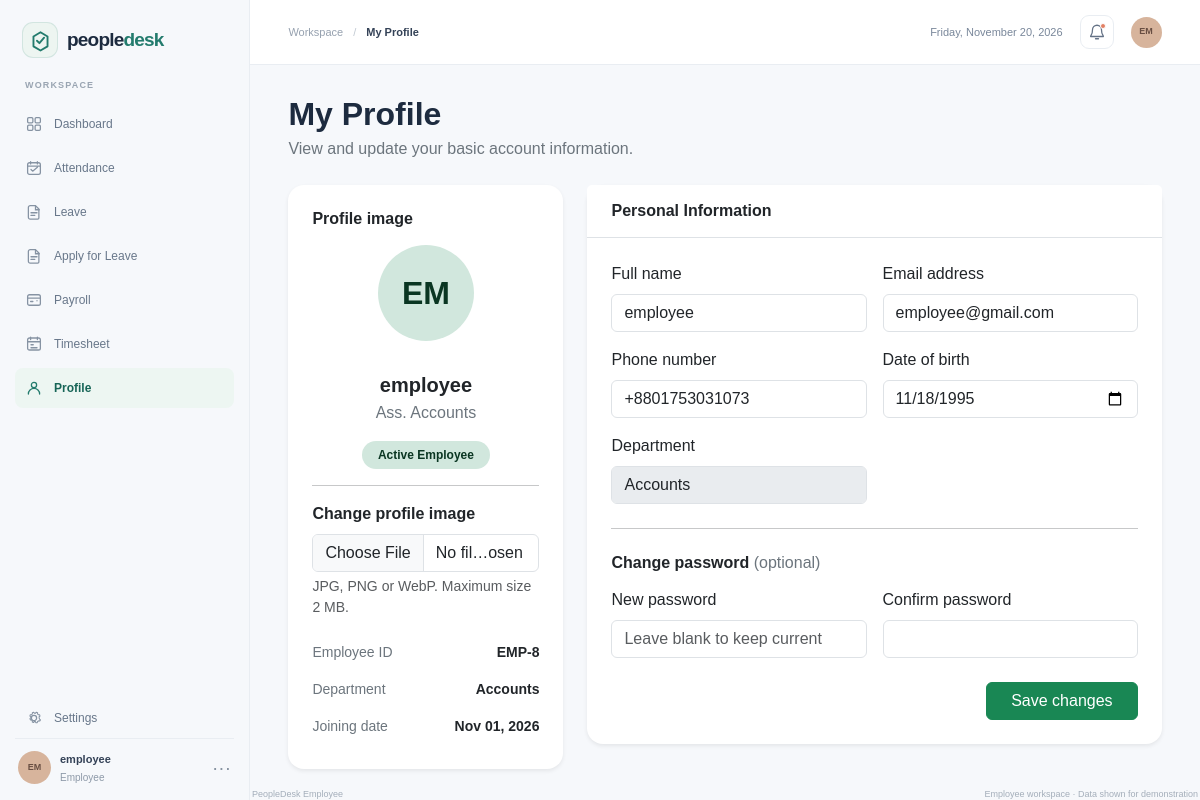
/employee/profile/profile.php (signed in), run on the app's committed database.
### tables this page shows
CREATE TABLE `employees` (
  `employee_id` int NOT NULL,
  `name` varchar(150) NOT NULL,
  `email` varchar(150) NOT NULL,
  `temporary_password` varchar(250) NOT NULL,
  `department` varchar(100) NOT NULL,
  `designation` varchar(150) NOT NULL,
  `basic_salary` decimal(10,0) NOT NULL,
  `joining_date` date NOT NULL,
  `birth_date` date DEFAULT NULL,
  `role` enum('admin','hr','employee','') NOT NULL,
  `phone` varchar(15) NOT NULL,
  `profile_picture` varchar(255) DEFAULT NULL,
  `user_id` int DEFAULT NULL
);

### employee/profile/profile.php (the view, shortened to what this page needs)
<?php
include_once("../../config/db.php");
$employeeId = (int) $_SESSION['employee_id'];
$stmt = $conn->prepare(
    "SELECT employee_id, name, email, phone, department, designation, joining_date, birth_date,
            basic_salary, profile_picture
     FROM employees
     WHERE employee_id = ?"
);
$stmt->bind_param("i", $employeeId);
$stmt->execute();
$profile = $stmt->get_result()->fetch_assoc();
$initials = strtoupper(substr(preg_replace('/\s+/', '', $profile['name']), 0, 2));
?>
<!doctype html>
<html lang="en">
<head>
    <link href="https://cdn.jsdelivr.net/npm/bootstrap@5.3.3/dist/css/bootstrap.min.css" rel="stylesheet">
    <link rel="stylesheet" href="../../assets/admin.css">
</head>
<body>
<div class="app-shell">
    <?php include_once('../includes/sidebar.php'); ?>
    <main class="main-content">
        <?php $pageTitle = 'My Profile'; include_once('../includes/topbar.php'); ?>
        <div class="dashboard-content">
            <div class="mb-4">
                <h1 class="h2 fw-bold mb-1">My Profile</h1>
                <p class="text-secondary mb-0">View and update your basic account information.</p>
            </div>
            <div class="row g-4">
                <div class="col-12 col-lg-4">
                    <div class="card border-0 shadow-sm rounded-4 h-100">
                        <div class="card-body text-center p-4">
                            <h2 class="h6 fw-bold mb-3 text-start">Profile image</h2>
                            <div class="mb-3">
                                <?php if ($profilePicture !== '') { ?>
                                    <img id="profilePicturePreview"
                                         class="rounded-circle object-fit-cover mb-3 border"
                                         src="../../<?php echo htmlspecialchars($profilePicture, ENT_QUOTES, 'UTF-8'); ?>"
                                         alt="Profile picture"
                                         style="width: 96px; height: 96px;">
                                <?php } else { ?>
                                    <span id="profilePicturePreview"
                                          class="d-inline-flex align-items-center justify-content-center rounded-circle bg-success-subtle text-success-emphasis fw-bold mb-3"
                                          style="width: 96px; height: 96px; font-size: 2rem;">
                                        <?php echo htmlspecialchars($initials, ENT_QUOTES, 'UTF-8'); ?>
                                    </span>
                                <?php } ?>
                            </div>
                            <h2 class="h5 fw-bold mb-1"><?php echo htmlspecialchars($profile['name'], ENT_QUOTES, 'UTF-8'); ?></h2>
                            <p class="text-secondary mb-3"><?php echo htmlspecialchars($profile['designation'], ENT_QUOTES, 'UTF-8'); ?></p>
                            <span class="badge rounded-pill bg-success-subtle text-success-emphasis px-3 py-2">Active Employee</span>
                            <hr>
                            <div class="text-start mb-3">
                                <label class="form-label fw-semibold" for="profilePicture">Change profile image</label>
                                <input class="form-control" id="profilePicture" name="profile_picture" type="file" accept=".jpg,.jpeg,.png,.webp,image/jpeg,image/png,image/webp" form="profileForm">
                                <div class="form-text">JPG, PNG or WebP. Maximum size 2 MB.</div>
                            </div>
                            <div class="text-start small">
                                <div class="d-flex justify-content-between py-2"><span class="text-secondary">Employee ID</span><strong>EMP-<?php echo (int) $profile['employee_id']; ?></strong></div>
                                <div class="d-flex justify-content-between py-2"><span class="text-secondary">Department</span><strong><?php echo htmlspecialchars($profile['department'], ENT_QUOTES, 'UTF-8'); ?></strong></div>
                                <div class="d-flex justify-content-between py-2"><span class="text-secondary">Joining date</span><strong><?php echo date('M d, Y', strtotime($profile['joining_date'])); ?></strong></div>
                            </div>
                        </div>
                    </div>
                </div>
                <div class="col-12 col-lg-8">
                    <div class="card border-0 shadow-sm rounded-4">
                        <div class="card-header bg-white border-bottom px-4 py-3">
                            <h2 class="h6 fw-bold mb-0">Personal Information</h2>
                        </div>
                        <div class="card-body p-4">
                            <form id="profileForm" method="post" enctype="multipart/form-data">
                                <div class="row g-3">
                                    <div class="col-md-6">
                                        <label class="form-label" for="name">Full name</label>
                                        <input class="form-control" id="name" name="name" maxlength="150" value="<?php echo htmlspecialchars($profile['name'], ENT_QUOTES, 'UTF-8'); ?>" required>
                                    </div>
                                    <div class="col-md-6">
                                        <label class="form-label" for="email">Email address</label>
                                        <input class="form-control" id="email" name="email" type="email" maxlength="150" value="<?php echo htmlspecialchars($profile['email'], ENT_QUOTES, 'UTF-8'); ?>" required>
                                    </div>
                                    <div class="col-md-6">
                                        <label class="form-label" for="phone">Phone number</label>
                                        <input class="form-control" id="phone" name="phone" maxlength="15" value="<?php echo htmlspecialchars($profile['phone'], ENT_QUOTES, 'UTF-8'); ?>">
                                    </div>
                                    <div class="col-md-6">
                                        <label class="form-label" for="birth_date">Date of birth</label>
                                        <input class="form-control" type="date" id="birth_date" name="birth_date" max="<?php echo date('Y-m-d'); ?>" value="<?php echo htmlspecialchars($profile['birth_date'] ?? '', ENT_QUOTES, 'UTF-8'); ?>" required>
                                    </div>
                                    <div class="col-md-6">
                                        <label class="form-label" for="department">Department</label>
                                        <input class="form-control" id="department" value="<?php echo htmlspecialchars($profile['department'], ENT_QUOTES, 'UTF-8'); ?>" disabled>
                                    </div>
                                </div>
                                <hr class="my-4">
                                <h3 class="h6 fw-bold mb-3">Change password <span class="text-secondary fw-normal">(optional)</span></h3>
                                <div class="row g-3">
                                    <div class="col-md-6">
                                        <label class="form-label" for="password">New password</label>
                                        <input class="form-control" id="password" name="password" type="password" minlength="5" autocomplete="new-password" placeholder="Leave blank to keep current">
                                    </div>
                                    <div class="col-md-6">
                                        <label class="form-label" for="confirmPassword">Confirm password</label>
                                        <input class="form-control" id="confirmPassword" name="confirm_password" type="password" minlength="5" autocomplete="new-password">
                                    </div>
                                </div>
                                <div class="d-flex justify-content-end mt-4">
                                    <button class="btn btn-success px-4" type="submit">Save changes</button>
                                </div>
                            </form>
                        </div>
                    </div>
                </div>
            </div>
        </div>
        <?php include_once("../includes/footer.php"); ?>
    </main>
</div>
</body>
</html>

### assets/admin.css (style rules this page uses)
:root { --admin-ink: #1d2b3f; --admin-muted: #8290a1; --admin-line: #e9edf2; --admin-green: #237b6d; --admin-green-dark: #176557; --admin-bg: #f6f8fb; }
* { box-sizing: border-box; }
body { min-width: 320px; margin: 0; color: var(--admin-ink); background: var(--admin-bg); font-family: "DM Sans", sans-serif; -webkit-font-smoothing: antialiased; }
.app-shell { display: flex; min-height: 100vh; }
.main-content { min-width: 0; flex: 1 1 auto; }
.dashboard-content { width: min(100%, 1500px); margin: 0 auto; padding: 30px clamp(20px, 3.2vw, 48px) 18px; }

### data on the page
employees: name "EM", name "employee", designation "Ass. Accounts", employee_id "8", department "Accounts", joining_date "Nov 01, 2026", email "employee@gmail.com", phone "+8801753031073", birth_date "11/18/1995"

### other printed values
$sidebarUserInitials "EM"
$sidebarUserName "employee"
$pageTitle "My Profile"
$userInitials "EM"
